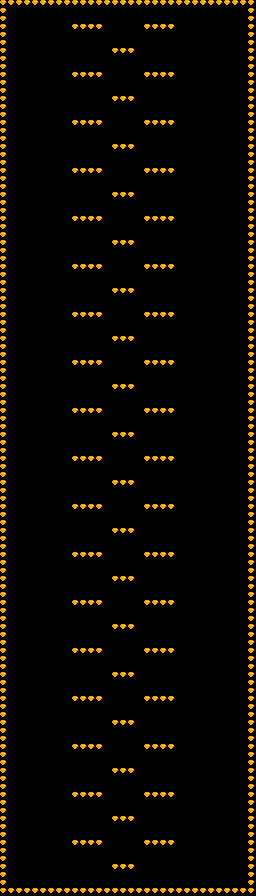

Below is a game level as drawn by its tile map, then a one-line description and the .tmx that defines it (tile-layer data replaced by summaries):
An orthogonal 32x112 tile map with 8x8 px tiles, 1 tile layer (Tile Layer 1).

<map version="1.4" tiledversion="1.4.3" orientation="orthogonal" renderorder="right-down" width="32" height="112" tilewidth="8" tileheight="8" infinite="0" nextlayerid="2" nextobjectid="1">
 <tileset firstgid="1" source="JavaTileset.tsx" />
 <layer id="1" name="Tile Layer 1" width="32" height="112">
  <data>[3584 cells, 482 non-empty, 1 distinct tile ids]</data>
 </layer>
</map>
